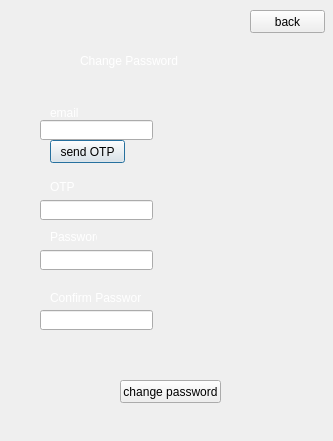
<?xml version="1.0" encoding="UTF-8"?>
<ui version="4.0">
 <class>forgetpagecustomer</class>
 <widget class="QDialog" name="forgetpagecustomer">
  <property name="geometry">
   <rect>
    <x>0</x>
    <y>0</y>
    <width>333</width>
    <height>441</height>
   </rect>
  </property>
  <property name="windowTitle">
   <string>Dialog</string>
  </property>
  <property name="styleSheet">
   <string notr="true">background-image:url(:/imagestart/pic/fo.jpg);</string>
  </property>
  <widget class="QLabel" name="label_3">
   <property name="geometry">
    <rect>
     <x>50</x>
     <y>180</y>
     <width>47</width>
     <height>13</height>
    </rect>
   </property>
   <property name="styleSheet">
    <string notr="true">background-image:url(:/imagestart/pic/t2.jpg);
color: rgb(255, 255, 255);</string>
   </property>
   <property name="text">
    <string>OTP</string>
   </property>
  </widget>
  <widget class="QLineEdit" name="lineEdit_3">
   <property name="geometry">
    <rect>
     <x>40</x>
     <y>250</y>
     <width>113</width>
     <height>20</height>
    </rect>
   </property>
   <property name="styleSheet">
    <string notr="true">background-image:url(:/imagestart/pic/t1.jpg);</string>
   </property>
  </widget>
  <widget class="QLineEdit" name="lineEdit_2">
   <property name="geometry">
    <rect>
     <x>40</x>
     <y>200</y>
     <width>113</width>
     <height>20</height>
    </rect>
   </property>
   <property name="styleSheet">
    <string notr="true">background-image:url(:/imagestart/pic/t1.jpg);</string>
   </property>
  </widget>
  <widget class="QPushButton" name="pushButton">
   <property name="geometry">
    <rect>
     <x>50</x>
     <y>140</y>
     <width>75</width>
     <height>23</height>
    </rect>
   </property>
   <property name="styleSheet">
    <string notr="true">background-image:url(:/imagestart/pic/t2.jpg);</string>
   </property>
   <property name="text">
    <string>send OTP</string>
   </property>
  </widget>
  <widget class="QLineEdit" name="lineEdit_4">
   <property name="geometry">
    <rect>
     <x>40</x>
     <y>310</y>
     <width>113</width>
     <height>20</height>
    </rect>
   </property>
   <property name="styleSheet">
    <string notr="true">background-image:url(:/imagestart/pic/t1.jpg);</string>
   </property>
  </widget>
  <widget class="QLabel" name="label_2">
   <property name="geometry">
    <rect>
     <x>50</x>
     <y>103</y>
     <width>47</width>
     <height>20</height>
    </rect>
   </property>
   <property name="styleSheet">
    <string notr="true">background-image:url(:/imagestart/pic/t2.jpg);
color: rgb(255, 255, 255);</string>
   </property>
   <property name="text">
    <string>email</string>
   </property>
  </widget>
  <widget class="QLabel" name="label_4">
   <property name="geometry">
    <rect>
     <x>50</x>
     <y>230</y>
     <width>47</width>
     <height>13</height>
    </rect>
   </property>
   <property name="styleSheet">
    <string notr="true">background-image:url(:/imagestart/pic/t2.jpg);
color: rgb(255, 255, 255);</string>
   </property>
   <property name="text">
    <string>Password</string>
   </property>
  </widget>
  <widget class="QLabel" name="label_5">
   <property name="geometry">
    <rect>
     <x>50</x>
     <y>290</y>
     <width>91</width>
     <height>16</height>
    </rect>
   </property>
   <property name="styleSheet">
    <string notr="true">background-image:url(:/imagestart/pic/t2.jpg);
color: rgb(255, 255, 255);</string>
   </property>
   <property name="text">
    <string>Confirm Password</string>
   </property>
  </widget>
  <widget class="QPushButton" name="pushButton_2">
   <property name="geometry">
    <rect>
     <x>120</x>
     <y>380</y>
     <width>101</width>
     <height>23</height>
    </rect>
   </property>
   <property name="styleSheet">
    <string notr="true">background-image:url(:/imagestart/pic/t2.jpg);</string>
   </property>
   <property name="text">
    <string>change password</string>
   </property>
  </widget>
  <widget class="QPushButton" name="pushButton_3">
   <property name="geometry">
    <rect>
     <x>250</x>
     <y>10</y>
     <width>75</width>
     <height>23</height>
    </rect>
   </property>
   <property name="styleSheet">
    <string notr="true">background-image:url(:/imagestart/pic/t2.jpg);</string>
   </property>
   <property name="text">
    <string>back</string>
   </property>
  </widget>
  <widget class="QLabel" name="label">
   <property name="geometry">
    <rect>
     <x>80</x>
     <y>50</y>
     <width>191</width>
     <height>21</height>
    </rect>
   </property>
   <property name="styleSheet">
    <string notr="true">background-image:url(:/imagestart/pic/t2.jpg);
font: 18pt &quot;MV Boli&quot;;
color: rgb(255, 255, 255);</string>
   </property>
   <property name="text">
    <string>Change Password</string>
   </property>
  </widget>
  <widget class="QLineEdit" name="lineEdit">
   <property name="geometry">
    <rect>
     <x>40</x>
     <y>120</y>
     <width>113</width>
     <height>20</height>
    </rect>
   </property>
   <property name="styleSheet">
    <string notr="true">background-image:url(:/imagestart/pic/t1.jpg);</string>
   </property>
  </widget>
 </widget>
 <resources/>
 <connections/>
</ui>
